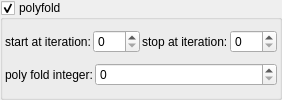
    <widget class="MyGroupBox" name="groupCheck_transf_function_enabledP_false">
     <property name="toolTip">
      <string/>
     </property>
     <property name="title">
      <string>polyfold&amp;</string>
     </property>
     <property name="checkable">
      <bool>true</bool>
     </property>
     <layout class="QVBoxLayout" name="verticalLayout_56">
      <property name="spacing">
       <number>2</number>
      </property>
      <property name="leftMargin">
       <number>2</number>
      </property>
      <property name="topMargin">
       <number>2</number>
      </property>
      <property name="rightMargin">
       <number>2</number>
      </property>
      <property name="bottomMargin">
       <number>2</number>
      </property>
      <item>
       <layout class="QGridLayout" name="gridLayout_70">
        <property name="spacing">
         <number>2</number>
        </property>
        <item row="1" column="3">
         <widget class="MySpinBox" name="spinboxInt_transf_stop_iterations_P1">
          <property name="sizePolicy">
           <sizepolicy hsizetype="Minimum" vsizetype="Maximum">
            <horstretch>0</horstretch>
            <verstretch>0</verstretch>
           </sizepolicy>
          </property>
          <property name="maximum">
           <number>999</number>
          </property>
         </widget>
        </item>
        <item row="1" column="1">
         <widget class="MySpinBox" name="spinboxInt_transf_start_iterations_P">
          <property name="sizePolicy">
           <sizepolicy hsizetype="Minimum" vsizetype="Maximum">
            <horstretch>0</horstretch>
            <verstretch>0</verstretch>
           </sizepolicy>
          </property>
          <property name="maximum">
           <number>999</number>
          </property>
         </widget>
        </item>
        <item row="1" column="0">
         <widget class="QLabel" name="label_267">
          <property name="text">
           <string>start at iteration:</string>
          </property>
         </widget>
        </item>
        <item row="1" column="2">
         <widget class="QLabel" name="label_268">
          <property name="text">
           <string>stop at iteration:</string>
          </property>
         </widget>
        </item>
       </layout>
      </item>
      <item>
       <layout class="QGridLayout" name="gridLayout_3" columnstretch="0,1">
        <item row="0" column="0">
         <widget class="QLabel" name="label_46">
          <property name="text">
           <string>poly fold integer:</string>
          </property>
         </widget>
        </item>
        <item row="0" column="1">
         <widget class="MySpinBox" name="spinboxInt_transf_int_6">
          <property name="enabled">
           <bool>true</bool>
          </property>
          <property name="sizePolicy">
           <sizepolicy hsizetype="Minimum" vsizetype="Maximum">
            <horstretch>0</horstretch>
            <verstretch>0</verstretch>
           </sizepolicy>
          </property>
          <property name="maximum">
           <number>999</number>
          </property>
         </widget>
        </item>
       </layout>
      </item>
     </layout>
    </widget>
